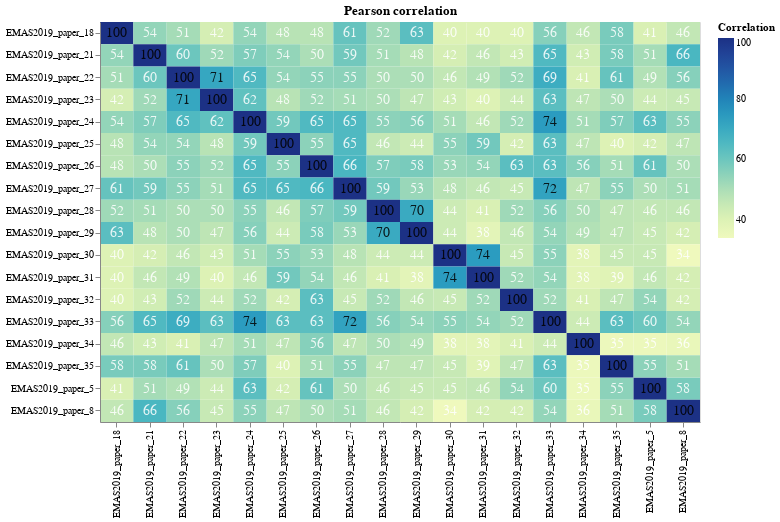

The notebook cell this image was saved under:
### Code cell
#hide_input
dfplot = pd.DataFrame({'x': dfpearson["paper_a"].ravel(),
                   'y': dfpearson["paper_b"].ravel(),
                   'Correlation': dfpearson["correlation"].ravel()})

chart = alt.Chart(dfplot).mark_rect().encode(
    x=alt.X('x:O', axis=alt.Axis(title="")),
    y=alt.Y('y:O', axis=alt.Axis(title="")),
    color='Correlation:Q'
).properties(
    title=["Pearson correlation"]
)

text = chart.mark_text(baseline='middle').encode(
    text='Correlation:Q',
    color=alt.condition(
        alt.datum.Correlation >= 70,
        alt.value('black'),
        alt.value('white')
    ),
    size=alt.value(14),
    opacity=alt.value(0.85)
)

# Draw the chart
plot = chart.properties(width=CHART_WIDTH, height=CHART_HEIGHT) + text
plot

### Figure 1 — Vega-Lite specification as saved in the notebook (floating-point values rounded to 4 significant figures; data arrays with more than 128 entries replaced by an {"elided": "..."} marker saying what was removed)
{"config": {"view": {"continuousWidth": 400, "continuousHeight": 300}}, "layer": [{"mark": "rect", "encoding": {"color": {"type": "quantitative", "field": "Correlation"}, "x": {"type": "ordinal", "axis": {"title": ""}, "field": "x"}, "y": {"type": "ordinal", "axis": {"title": ""}, "field": "y"}}, "height": 400, "title": ["Pearson correlation"], "width": 600}, {"mark": {"type": "text", "baseline": "middle"}, "encoding": {"color": {"condition": {"value": "black", "test": "(datum.Correlation >= 70)"}, "value": "white"}, "opacity": {"value": 0.85}, "size": {"value": 14}, "text": {"type": "quantitative", "field": "Correlation"}, "x": {"type": "ordinal", "axis": {"title": ""}, "field": "x"}, "y": {"type": "ordinal", "axis": {"title": ""}, "field": "y"}}, "title": ["Pearson correlation"]}], "data": {"name": "data-59d11936ba57b1f2719630926a573afc"}, "$schema": "https://vega.github.io/schema/vega-lite/v4.8.1.json", "datasets": {"data-59d11936ba57b1f2719630926a573afc": {"elided": "324 records"}}}
